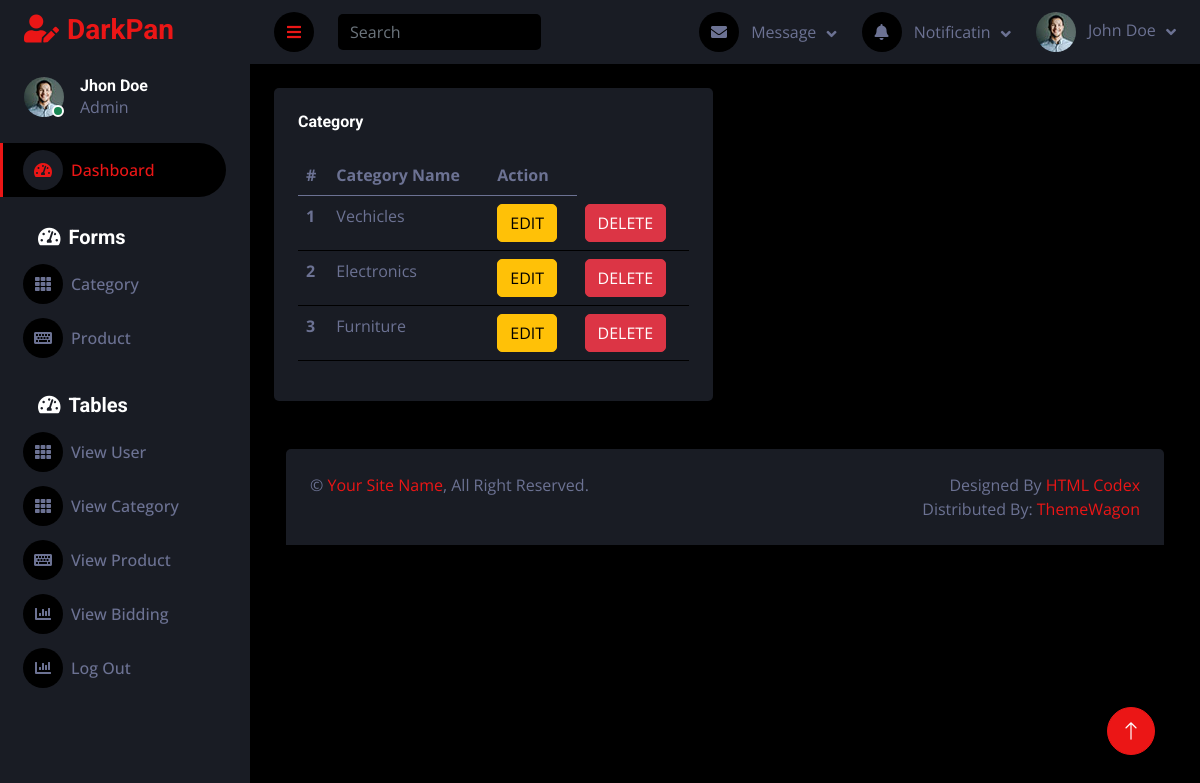
The app's page /viewcategory.php with its own data.
### tables this page shows
CREATE TABLE `categories` (
  `catid` int(50) NOT NULL,
  `catname` varchar(500) NOT NULL
);

### viewcategory.php (the view)
<?php
include("header.php");
?>
<div class="container-fluid pt-4 px-4">
                <div class="row g-4">
                    <div class="col-sm-12 col-xl-6">
                        <div class="bg-secondary rounded h-100 p-4">
                            <h6 class="mb-4">Category</h6>
                            <table class="table">
                                <thead>
                                    <tr>
                                        <th scope="col">#</th>
                                        <th scope="col">Category Name</th>
                                        <th scope="col">Action</th>
                                    </tr>
                                </thead>
                                <tbody>
                                    <tr>
                                    <?php
                                    include("config.php");
                                    $res=mysqli_query($conn,"SELECT * FROM categories");
                                    while ($row=mysqli_fetch_array($res)) {
                                ?>
                                <tr>
                                    <th scope="row"><?php  echo $row['catid'];?></th>
                                    <td><?php  echo $row['catname'];?></td>
                                    <?php
                                echo "<td><a href='editcategory.php?catid=".$row['catid']."'><button class='btn btn-warning'>EDIT</button></a></td>";
                                ?>
                                <?php
                                echo "<td><a href='deletecategory.php?catid=".$row['catid']."'><button class='btn btn-danger'>DELETE</button></a></td>";
                                ?>
                                </tr>
                                <?php
                                }
                                ?>
                                    </tr>
                                </tbody>
                            </table>
                        </div>
                    </div>
<?php
include("footer.php");
?>

### css/style.css (style rules this page uses)
:root { --primary: #EB1616; --secondary: #191C24; --light: #6C7293; --dark: #000000; }
.btn { transition: .5s; }

### records on screen
categories: catid "1", catname "Vechicles"
categories: catid "2", catname "Electronics"
categories: catid "3", catname "Furniture"
